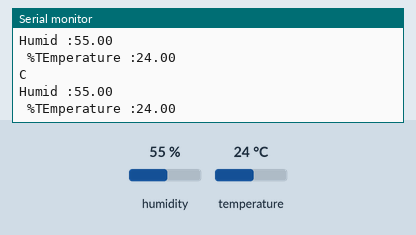
This sketch was run on a simulated Arduino Uno, built with avr-gcc and run on an emulated ATmega328P. Shown: the last lines printed to the serial monitor. The inputs (shaded band) are chosen by the test bench; at power-on: humidity 55 %, temperature 24 °C.

Above: at 1.2 s.
1.3 s: humidity set to 22 %
At 2.1 s:
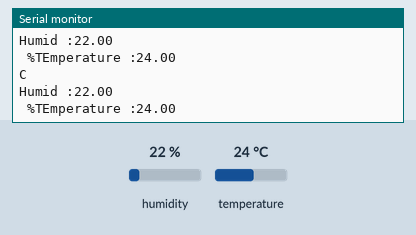
2.8 s: temperature set to 12 °C
At 3.3 s:
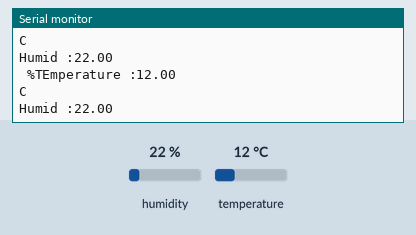
4.3 s: humidity set to 40 %
At 5.1 s:
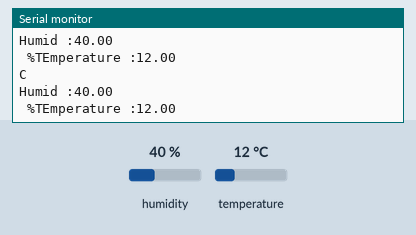
Timing chart, 0 to 7.3 s (numbered marks = the images above; inputs shaded):
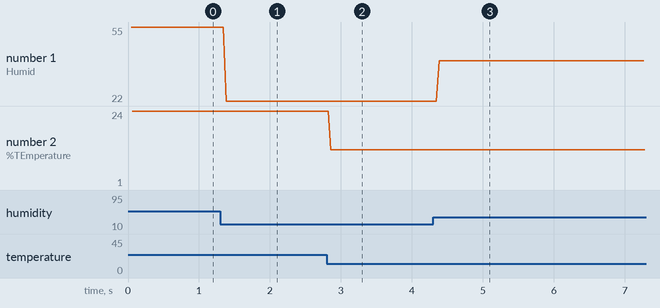

Measured:
- after the input at 1.3 s, the serial monitor: prints a new line after 0.09 s (image 1)
- after the input at 2.8 s, the serial monitor: prints a new line after 0.06 s (image 2)
- after the input at 4.3 s, the serial monitor: prints a new line after 0.09 s (image 3)
- plotted number 1: 55 → 22 after the input at 1.3 s, 22 → 40 after the input at 4.3 s
- plotted number 2: 24 → 12 after the input at 2.8 s

The sketch:

Test_11March2019.ino
```cpp
#include <dht.h>                    // calling a dht library
dht ob;                             //creating an object for this dht library thus we can call the member functions of the library.

void setup() {
  // put your setup code here, to run once:
  Serial.begin(9600);
}

void loop() {
  // put your main code here, to run repeatedly:

ob.read11(2);                    // read11() is a predefined function to read the pin(A0) with which the sensor is attached.

Serial.print("TEmperature :");
Serial.println(ob.temperature);     //temperature is a predefined variable in which the tempearture in degree celsius is stored
Serial.print("C");

Serial.println("");

Serial.print("Humid :");
Serial.println(ob.humidity);        //humidity is a predefined variable in the dht library
Serial.print(" %");
}
```
